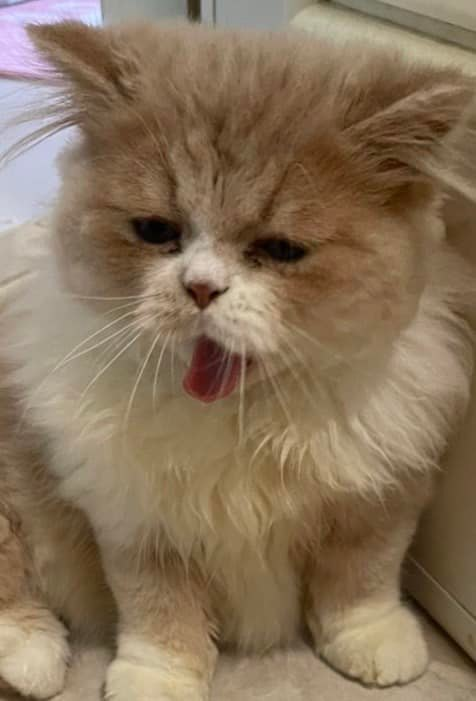
#> input picture src/assets/images/groupImage.jpg, 476 x 701 px
$ jupyter execute --allow-errors activity1.ipynb
#> lines starting #> are read from the running program, lines starting #| are printed output that depends on the picture
#### Import Library ###

[cell 1]
import cv2
import matplotlib.pyplot as plt
import numpy as np
import matplotlib.image as mpimg

## 1.1 Image Color Order with different libraries ##

[cell 2]
image = cv2.imread('./assets/images/groupImage.jpg')
#> image is the input picture: shape (701, 476, 3); mean B, G, R 89.9, 114.7, 135.5

image_B,image_G,image_R = cv2.split(image)
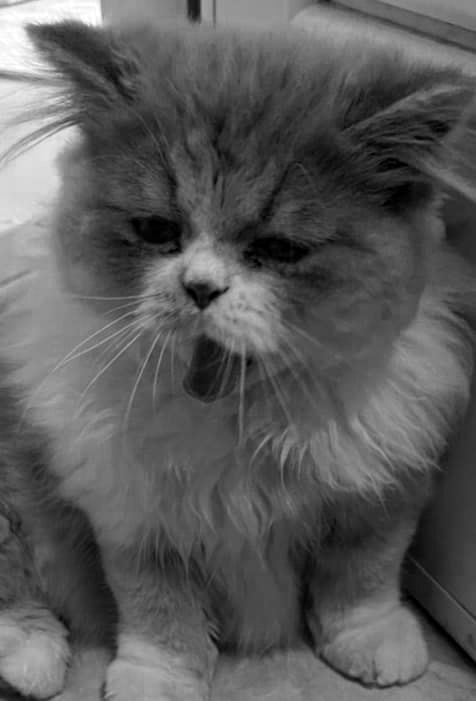
#> image_B: shape (701, 476); min 0, max 255, mean 89.9
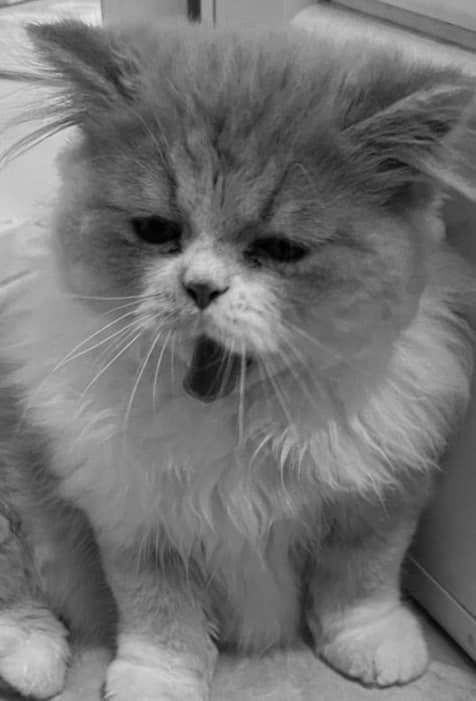
#> image_G: shape (701, 476); min 0, max 234, mean 114.7
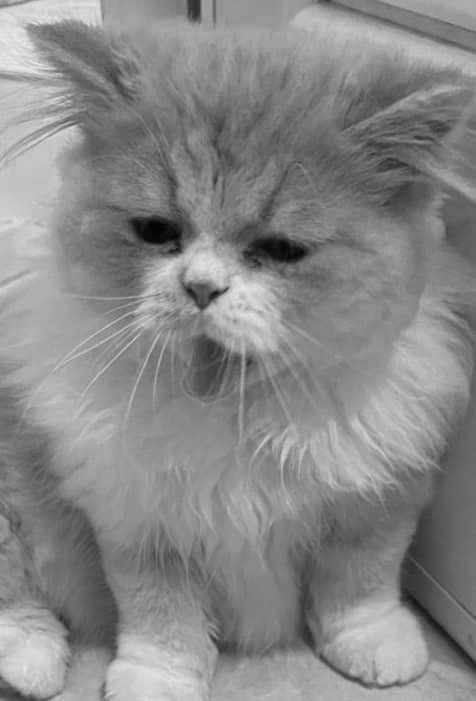
#> image_R: shape (701, 476); min 1, max 237, mean 135.5

plt.figure(figsize=(15,10))

plt.subplot(2,4,1)
plt.imshow(image)
plt.title('BGR')

plt.subplot(2,4,2)
plt.imshow(image_B, cmap='gray')
plt.title('B')

plt.subplot(2,4,3)
plt.imshow(image_G, cmap='gray')
plt.title('G')

plt.subplot(2,4,4)
plt.imshow(image_R, cmap='gray')
plt.title('R')

rgbImage = image[:,:,::-1] # convert BGR to RGB

image_R,image_G,image_B = cv2.split(rgbImage)

plt.subplot(2,4,5)
plt.imshow(rgbImage)
plt.title('RGB')

plt.subplot(2,4,6)
plt.imshow(image_R, cmap='gray')
plt.title('R')

plt.subplot(2,4,7)
plt.imshow(image_G, cmap='gray')
plt.title('G')

plt.subplot(2,4,8)
plt.imshow(image_B, cmap='gray')
plt.title('B')

plt.figure(figsize=(2, 2))
plt.show()
#> figure, not shown here; B, G, R data is drawn as R, G, B

## 1.2 Image Reshape ##

[cell 3]
img_array = mpimg.imread('./assets/images/groupImage.jpg')
print (img_array.shape)
#| (701, 476, 3)

transposed = img_array.transpose((2,0,1))
print(transposed.shape)
#| (3, 701, 476)
#> (printed output is left out)

plt.imshow(img_array)

## 1.3 Reduce Bit Depth using Quantization ##

[cell 4]
bit_depth = 2
Q_LEVEL = 2 ** bit_depth

def quantization(array_grayscale, q_level):

#> called with q_level = 4
    array_copy = array_grayscale.copy()

    array_copy = np.floor((array_copy / 255) * q_level)
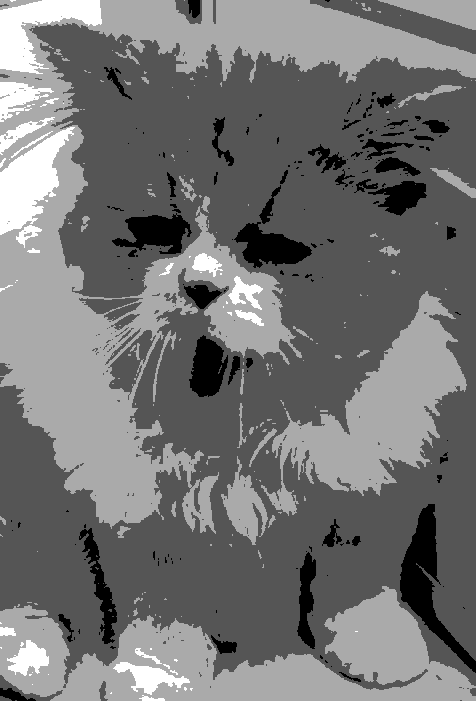
#> array_copy: shape (701, 476) float64; min 0, max 3, mean 1.36; drawn with min black and max white

    return array_copy

image = cv2.imread('./assets/images/groupImage.jpg', 0)

print(image)

plt.figure(figsize=(10,10))
quantized_image = quantization(image, Q_LEVEL)
plot_image = plt.subplot(1,2, 1)
plt.imshow(image, cmap='gray')
plt.title('Image')

plot_quantized = plt.subplot(1,2,2)
plt.imshow(quantized_image, cmap='gray')
plt.title('quantized Image')

## 1.4 3D Image Surface ##

[cell 5]
img3d = cv2.imread('./assets/images/groupImage.jpg', 0)
print(img3d.shape)
#| (701, 476)
img3d = cv2.resize(img3d, (100,100))
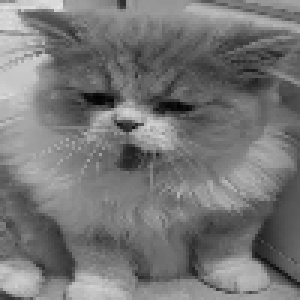
#> img3d: shape (100, 100) (shown 3 times larger); min 2, max 229, mean 118
print(img3d.shape)
#| (100, 100)
xx, yy = np.mgrid[0:img3d.shape[0], 0:img3d.shape[1]]

print(xx)
#> (printed output is left out)
print(yy)
#> (printed output is left out)

fig = plt.figure()
#> (the rest of this cell did not finish here and is left out)

$ run again, with src/assets/images/desert.jpg copied over src/assets/images/groupImage.jpg
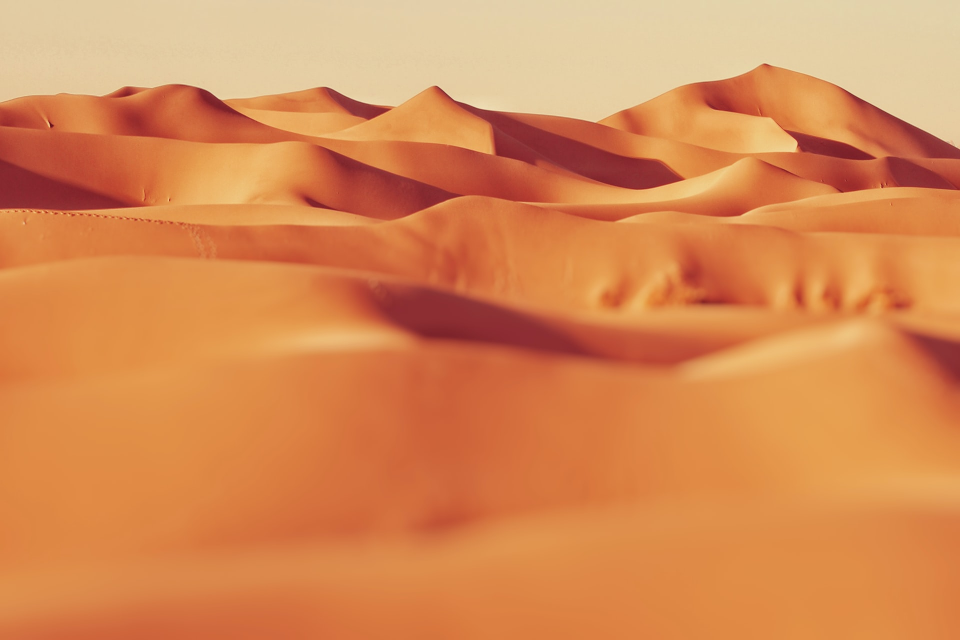
#> input picture src/assets/images/desert.jpg, 1920 x 1280 px (shown at 1/2 size)
#> image is the input picture: shape (1280, 1920, 3); mean B, G, R 83.7, 137.9, 216.5
#| (1280, 1920, 3)
#| (3, 1280, 1920)
#> image: shape (1280, 1920)
#> (printed output is left out)
#> in quantization, `array_copy = np.floor((array_copy / 255) * q_level)`:
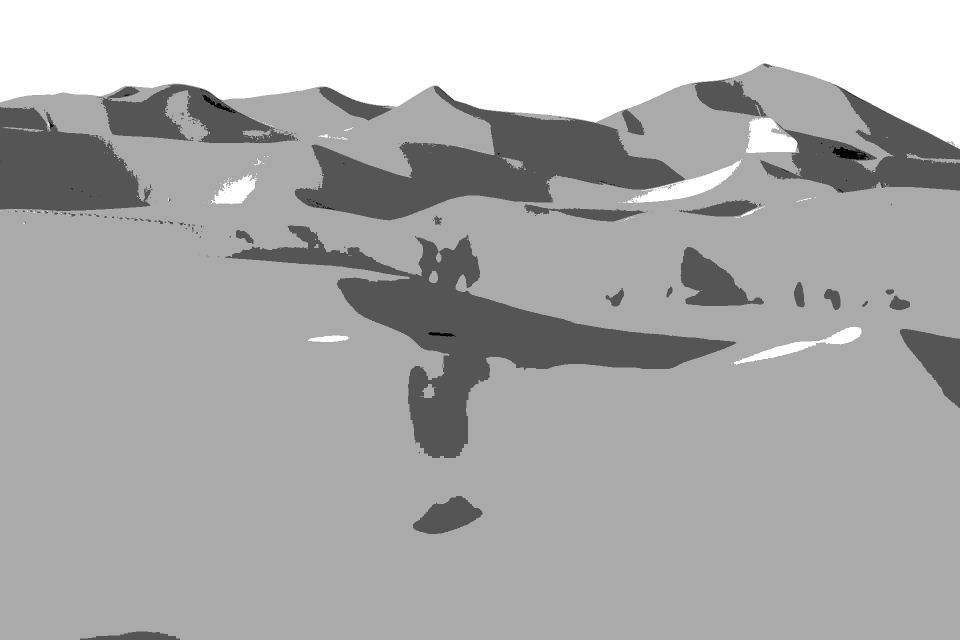
#> array_copy: shape (1280, 1920) float64 (shown at 1/2 size); min 0, max 3, mean 2.02; drawn with min black and max white
#| (1280, 1920)
#> `img3d = cv2.resize(img3d, (100,100))`:
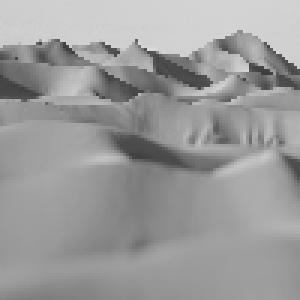
#> img3d: shape (100, 100) (shown 3 times larger); min 59, max 218, mean 155.2
#| (100, 100)
#> (printed output is left out)
#> (printed output is left out)

$ run again, with src/assets/images/hill.jpg copied over src/assets/images/groupImage.jpg
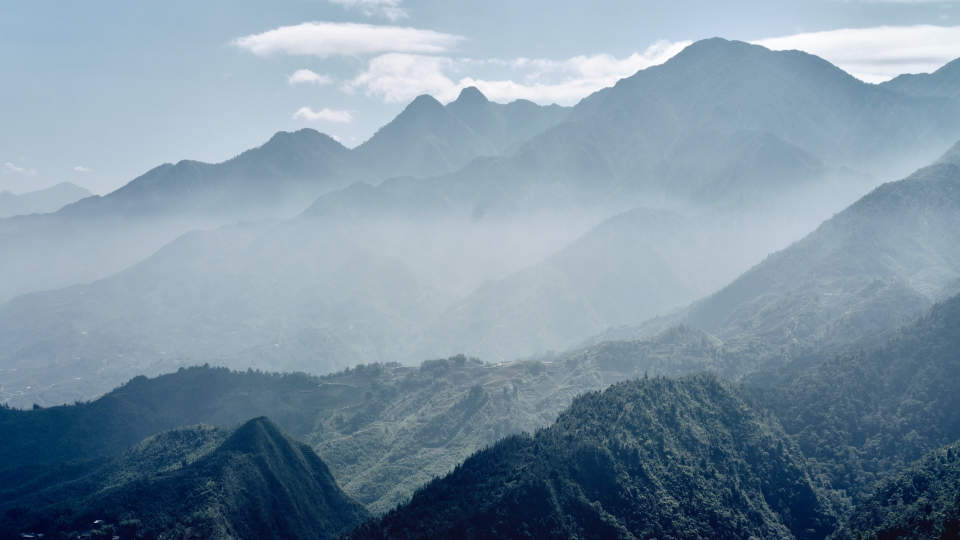
#> input picture src/assets/images/hill.jpg, 1920 x 1080 px (shown at 1/2 size)
#> image is the input picture: shape (1080, 1920, 3); mean B, G, R 163.5, 147.2, 125.6
#| (1080, 1920, 3)
#| (3, 1080, 1920)
#> image: shape (1080, 1920)
#> (printed output is left out)
#> in quantization, `array_copy = np.floor((array_copy / 255) * q_level)`:
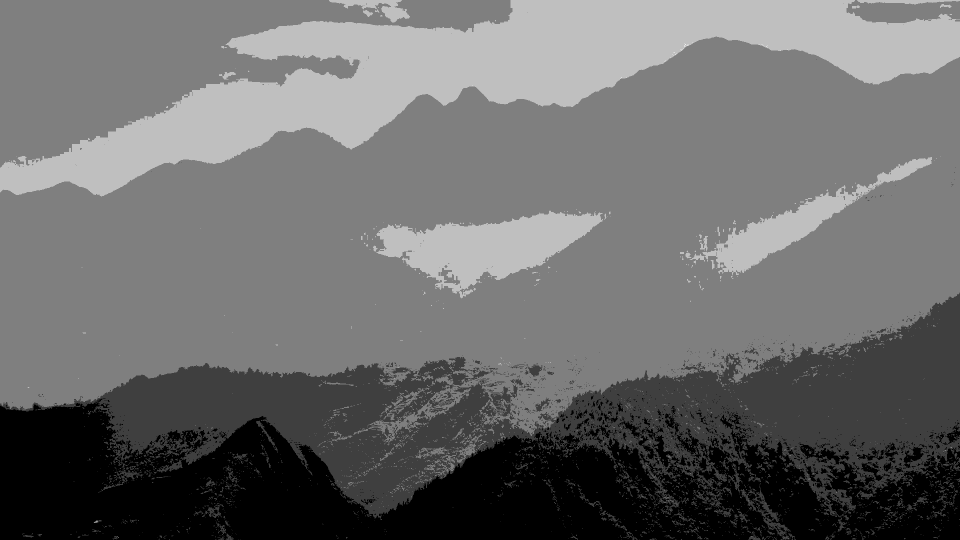
#> array_copy: shape (1080, 1920) float64 (shown at 1/2 size); min 0, max 4, mean 1.7; drawn with min black and max white
#| (1080, 1920)
#> `img3d = cv2.resize(img3d, (100,100))`:
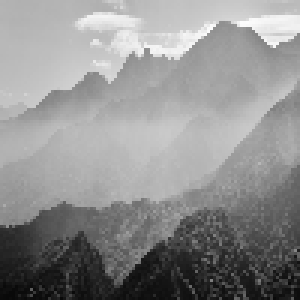
#> img3d: shape (100, 100) (shown 3 times larger); min 9, max 252, mean 142.5
#| (100, 100)
#> (printed output is left out)
#> (printed output is left out)
